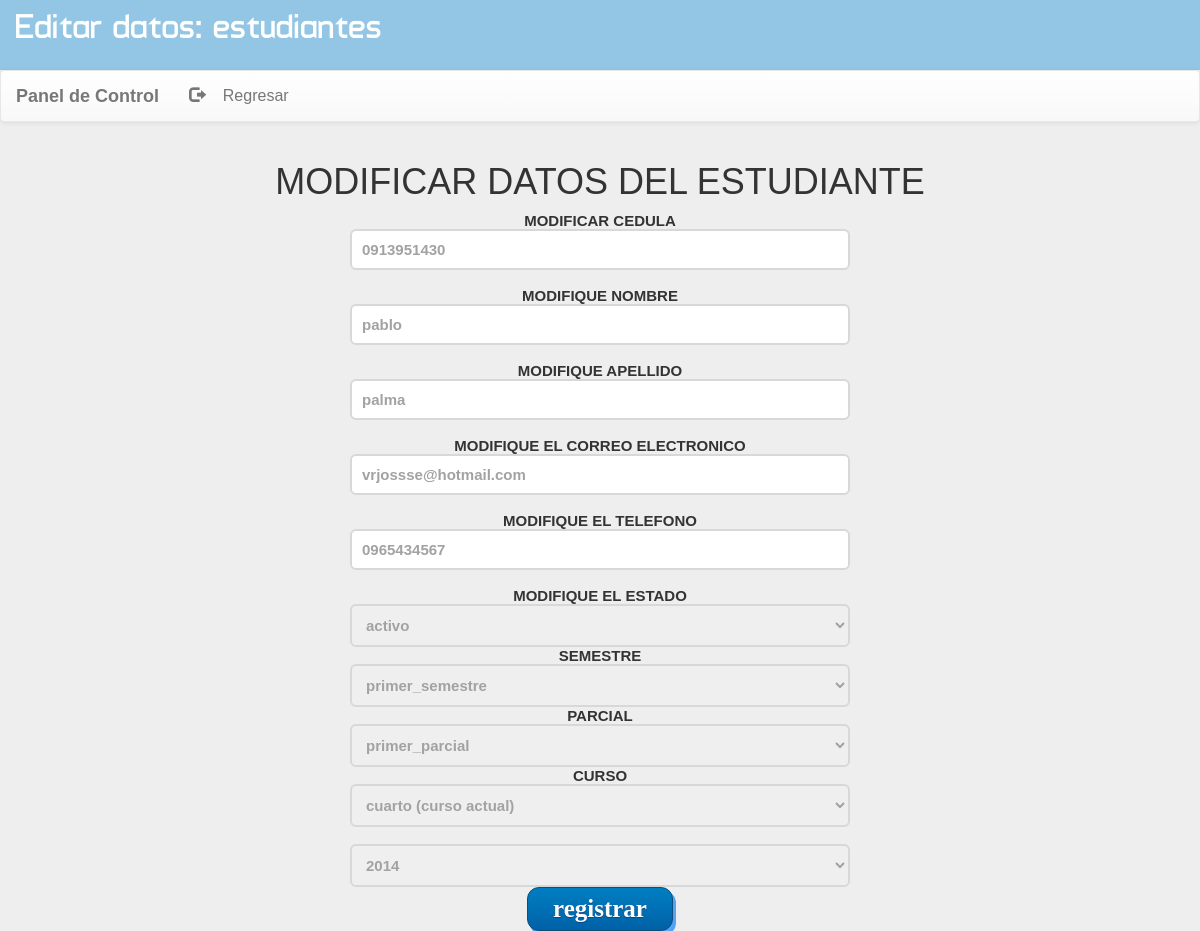
The app's page /login/modificar.php?id=1 (signed in) with its own data.
### tables this page shows
CREATE TABLE `user` (
  `id` int(11) NOT NULL,
  `cedula` varchar(12) NOT NULL,
  `name` varchar(50) NOT NULL,
  `gender` varchar(50) NOT NULL,
  `id_curso` varchar(50) NOT NULL,
  `email` varchar(100) NOT NULL,
  `mob` varchar(20) NOT NULL,
  `password` varchar(50) NOT NULL,
  `rol` varchar(50) NOT NULL,
  `estado` varchar(2) NOT NULL,
  `lectivo` varchar(25) NOT NULL,
  `id_semestre` varchar(100) NOT NULL,
  `id_parcial` varchar(100) NOT NULL,
  `id_materia` varchar(100) NOT NULL
);

CREATE TABLE `semestre` (
  `id` int(11) NOT NULL,
  `id_semestre` varchar(100) NOT NULL,
  `semestre` varchar(100) NOT NULL
);

CREATE TABLE `parcial` (
  `id` int(11) NOT NULL,
  `id_parcial` varchar(100) NOT NULL,
  `parcial` varchar(100) NOT NULL
);

CREATE TABLE `curso` (
  `id` int(11) NOT NULL,
  `id_curso` varchar(50) NOT NULL,
  `curso` varchar(100) NOT NULL
);

### login/modificar.php (the view, shortened to what this page needs)
<?php
require 'dbConnection.php';
$id =$_GET['id'];
$sql= "select user.id, user.cedula, user.name, user.gender,user.email, user.mob,rol,user.lectivo,estado, curso.id_curso,curso.curso,semestre.id_semestre,semestre.semestre, parcial.id_parcial,parcial.parcial from user inner join curso inner join semestre inner join parcial on user.id_curso=curso.id_curso and user.id_semestre=semestre.id_semestre and user.id_parcial=parcial.id_parcial where $id=user.id";
$resultado = $con->query($sql);
$row = $resultado->fetch_array();
?>
<!DOCTYPE html PUBLIC "-//W3C//DTD XHTML 1.0 Transitional//EN" "http://www.w3.org/TR/xhtml1/DTD/xhtml1-transitional.dtd">
<html xmlns="http://www.w3.org/1999/xhtml">
<head>
<link  rel="stylesheet" href="css/bootstrap.min.css"/>
 <link  rel="stylesheet" href="css/bootstrap-theme.min.css"/>
 <link rel="stylesheet" href="css/main.css">
 <link  rel="stylesheet" href="css/font.css">
  <link  rel="stylesheet" href="css/jquery.dataTables.min.css"/>
</head>
<body  style="background:#eee;">
<div class="header">
<div class="row">
<div class="col-lg-6">
<span class="logo">Editar datos: estudiantes</span></div>
</div></div>
<nav class="navbar navbar-default title1">
  <div class="container-fluid">
    <div class="navbar-header">
      <a class="navbar-brand" href="dash.php?q=0"><b>Panel de Control</b></a>
    </div>
    <div class="collapse navbar-collapse" id="bs-example-navbar-collapse-1">
      <ul class="nav navbar-nav">
        <li class="pull-right"> <a href="dash.php"><span class="glyphicon glyphicon-log-out" aria-hidden="true"></span>&nbsp;&nbsp;&nbsp;&nbsp;Regresar</a></li>
      </ul>
          </div>
  </div>
</nav>
<div class="container">
<div class="row">
<div class="col-md-12">
<center><h1>MODIFICAR DATOS DEL ESTUDIANTE</h1></center>
  <center>
  <form method="post" action="editar.php">
  <b>MODIFICAR CEDULA</b>
  <br>
    <input type="text" name="cedula" placeholder="Ingrese la cedula"  value="<?php echo $row['cedula']; ?>" style="color: #a2a2a2; font-weight: bold; padding: 10px;width:500px; border: 2px solid #d8d8d8; border-radius: 6px;"required>
    <br>
    <br>
  <b>MODIFIQUE NOMBRE</b>
  <br>
    <input type="text" name="namea" placeholder="Ingrese el nombre" value="<?php echo $row['name']; ?>" style="color: #a2a2a2; font-weight: bold; padding: 10px;width:500px; border: 2px solid #d8d8d8; border-radius: 6px;" required>
    <br>
    <br>
    <b> MODIFIQUE APELLIDO</b>
  <br>
    <input type="text" name="apellido" placeholder="Ingrese el apellido" value="<?php echo $row['gender']; ?>"style="color: #a2a2a2; font-weight: bold; padding: 10px; width:500px; border: 2px solid #d8d8d8; border-radius: 6px;" required>
    <br>
    <br>
    <b> MODIFIQUE EL CORREO ELECTRONICO</b>
  <br>
    <input type="email" name="email" placeholder="Ingrese el correo electronico" value="<?php echo $row['email']; ?>" style="color: #a2a2a2; font-weight: bold; padding: 10px; width:500px; border: 2px solid #d8d8d8; border-radius: 6px;" required >
    <br>
    <br>
     <b>MODIFIQUE EL TELEFONO</b>
  <br>
    <input type="text" name="mob" placeholder="Ingrese el TELEFONO" value="<?php echo $row['mob']; ?>" style="color: #a2a2a2; font-weight: bold; padding: 10px; width:500px; border: 2px solid #d8d8d8; border-radius: 6px;"required>
    <br>
  <br>
  <b>MODIFIQUE EL ESTADO</b>
  <br>
    <select name="estado"  style="color: #a2a2a2; font-weight: bold; padding: 10px; width:500px; border: 2px solid #d8d8d8; border-radius: 6px;"required>
                <option value="1" <?php if($row['estado']== 1) echo 'selected'; ?>>activo</option>
    </select>
  <br>
  <div>
    <b> SEMESTRE</b>
  <br>
         <select name="semestre"  style="color: #a2a2a2; font-weight: bold; padding: 10px; width:500px; border: 2px solid #d8d8d8; border-radius: 6px;"required>
                <option value="s001" <?php if($row['id_semestre']== "s001") echo 'selected'; ?>>primer_semestre</option>
    </select>
    <br>
</div>
<div>
    <b> PARCIAL</b>
  <br>
         <select name="parcial"  style="color: #a2a2a2; font-weight: bold; padding: 10px; width:500px; border: 2px solid #d8d8d8; border-radius: 6px;"required>
                <option value="p001" <?php if($row['id_parcial']== "p001") echo 'selected'; ?>>primer_parcial</option>
    </select>
    <br>
</div>
<section><div>
  <b> CURSO</b>
  <br>
     <select name="curso" style="color: #a2a2a2; font-weight: bold; padding: 10px; width:500px; border: 2px solid #d8d8d8; border-radius: 6px;"required>
    <option value="<?php echo $row['id_curso']; ?>" selected="selected"> <?php echo $row['curso']; ?> (curso actual)</option>;
    </select>
    <br></div></section>
    <div>
      <?php $lectivo ="select id_lectivo, lectivo from lectivo where estado='activo'";
$resultado4 =$con->query($lectivo);
?>
<br>
     <select name="lectivo" style="color: #a2a2a2; font-weight: bold; padding: 10px; width:500px; border: 2px solid #d8d8d8; border-radius: 6px;"required>
                <?php WHILE ($row = $resultado4->fetch_assoc()){?>
                <option value="<?php echo $row["lectivo"];?> "> <?php echo $row["lectivo"];?> </option>;
                <?php }; ?>
    </select>
    <br>
    </div>
   <input type="submit" style="
  box-shadow: 3px 4px 0px 0px #54a3f7;
  background:linear-gradient(to bottom, #007dc1 5%, #0061a7 100%);
  background-color:#007dc1;
  border-radius:12px;
  border:1px solid #124d77;
  display:inline-block;
  cursor:pointer;
  color:#ffffff;
  font-family:Impact;
  font-size:25px;
  font-weight:bold;
  padding:7px 25px;
  text-decoration:none;
  text-shadow:0px 1px 0px #154682;
}
.myButton:hover {
  background:linear-gradient(to bottom, #0061a7 5%, #007dc1 100%);
  background-color:#0061a7;
}
.myButton:active {
  position:relative;
  top:1px;
}
" value="registrar" >
<br>
  </form></center>
</body>
</html>

### login/css/main.css (style rules this page uses)
body { overflow-x: hidden; width: 100%; font: 15px "Century Gothic", "Times Roman", sans-serif; background: #eee; min-height: 550px; background-attachment: fixed; }
.header { background: #93C6E4; height: 70px; }
.logo { font-family: 'typo'; font-size: 35px; color: #FFFFFF; margin: 15px; }
.title1 { font: 16px "Century Gothic", "Times Roman", sans-serif; }

### records on screen
user: cedula "0913951430", namea "pablo", apellido "palma", email "vrjossse@hotmail.com", mob "0965434567", estado "activo", curso "cuarto (curso actual)"
semestre: semestre "primer_semestre"
parcial: parcial "primer_parcial"

### other values on screen
form field lectivo "2014"
